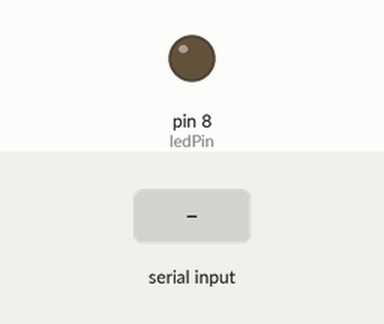
A sketch run on a simulated Arduino Nano, built with avr-gcc and run on an emulated ATmega328P. On the bench: output pins drawn as LEDs (lit = HIGH). Dashed ring = blinking. Inputs (shaded band) come from the test bench.

Above: at 1.2 s.
1.3 s: "1" received over Serial
At 1.45 s:
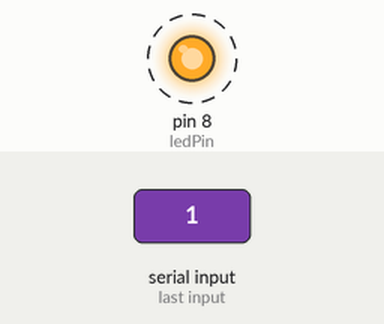
Timing chart, 0 to 4.3 s (numbered marks = the images above; inputs shaded):
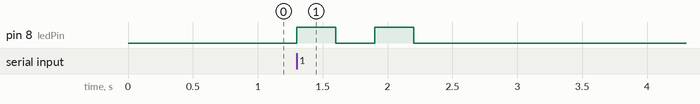

The sketch:

sketch_oct12a.ino
```cpp
// --- Arduino Nano Code for Blinking LED ---
int ledPin = 8;
char dataFromPC;

void setup() {
  pinMode(ledPin, OUTPUT);
  digitalWrite(ledPin, LOW);
  Serial.begin(9600);
}

void loop() {
  if (Serial.available() > 0) {
    dataFromPC = Serial.read();

    if (dataFromPC == '1') {
      // Blink LED for 3 seconds
      unsigned long startTime = millis();
      while (millis() - startTime < 1000) {  // 3 seconds
        digitalWrite(ledPin, HIGH);
        delay(300);
        digitalWrite(ledPin, LOW);
        delay(300);
      }
    }
    else if (dataFromPC == '0') {
      digitalWrite(ledPin, LOW); // Turn off if signal 0 received
    }
  }
}
```

Measured:
- after the input at 1.3 s, pin 8 (ledPin): alternates HIGH for 0.30 s and LOW for 0.30 s, 4 changes in all, then stays LOW, starting at once
